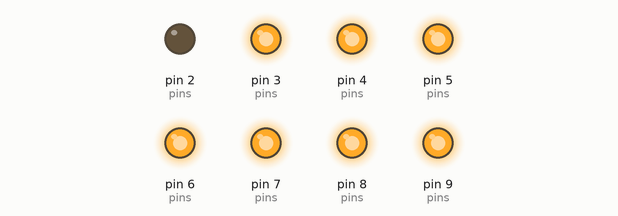
This sketch was run on a simulated Arduino Uno, built with avr-gcc and run on an emulated ATmega328P. Parts: output pins drawn as LEDs (lit = HIGH).

Above: at 0.2 s.
At 1.2 s:
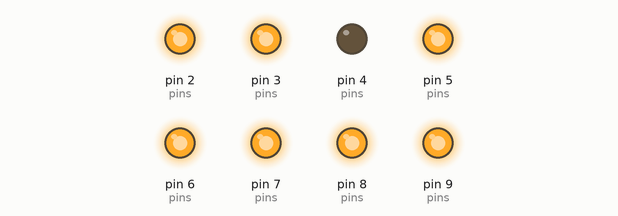
At 1.7 s:
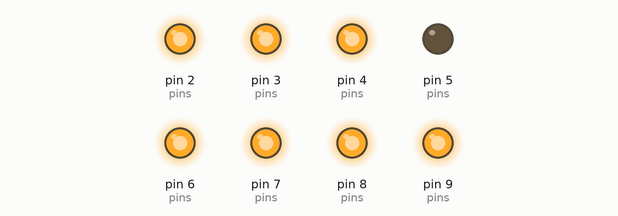
At 2.2 s:
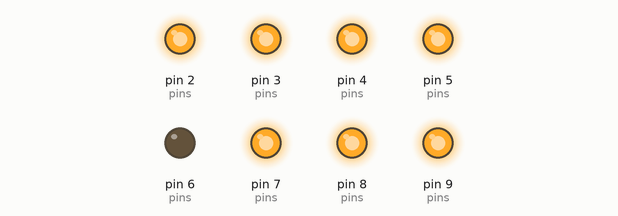
At 3.2 s:
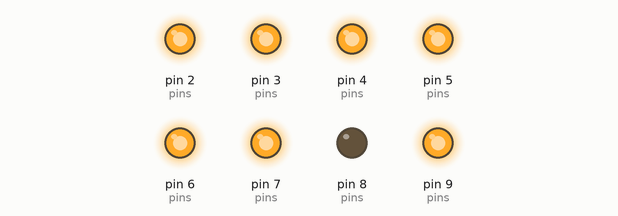
At 4.7 s:
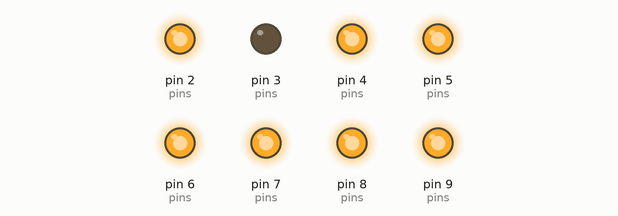
Timing chart, 0 to 5.2 s (numbered marks = the images above):
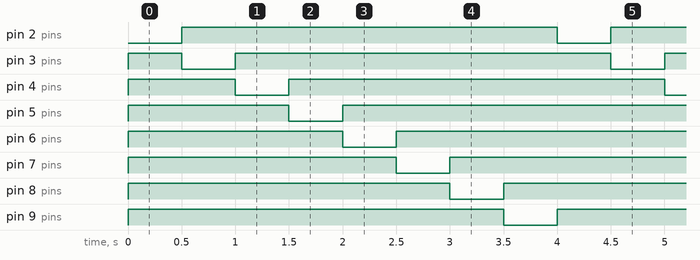

The sketch:

Run_LEDs_PWR_scetch.ino
```cpp
// RUN Leds scetch
const int b0 = 2;
const int b1 = 3;
const int b2 = 4;
const int b3 = 5;

const int b4 = 6;
const int b5 = 7;
const int b6 = 8;
const int b7 = 9;

int pins[] = {b0,b1,b2,b3,b4,b5,b6,b7};
int arrayLength = sizeof(pins) /sizeof(pins[0]);
int ms_delay = 500;


void setup() {

  for(int i =0; i<arrayLength; i++ ){
    pinMode(pins[i], OUTPUT);
    digitalWrite(pins[i], LOW);
  }

}


void loop() {

 /**/
  for(int i=0; i<arrayLength; i++ ){
    digitalWrite(pins[i], LOW);
    for(int j=0; j<arrayLength; j++ ){
      if(i != j){
        digitalWrite(pins[j], HIGH);
      }
    }
    delay(ms_delay);
  }
  /**/
}
```

Measured:
- by itself, pin 2 (pins), pin 9 (pins): alternates HIGH for 3.5 s and LOW for 0.50 s
- by itself, pin 3 (pins), pin 4 (pins), pin 5 (pins), pin 6 (pins), pin 7 (pins), pin 8 (pins): repeats every 4.0 s: LOW 0.50 s, HIGH 3.5 s
- by itself, everything shown: repeats every 4.0 s, in 8 steps
